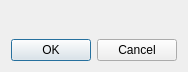
<ui version="4.0" >
 <comment>*********************************************************************
**
** Copyright (C) 2009 Nokia Corporation and/or its subsidiary(-ies).
** Contact: Nokia Corporation (qt-info@nokia.com)
**
** This file is part of the tools applications of the Qt Toolkit.
**
** $QT_BEGIN_LICENSE:LGPL$
** Commercial Usage
** Licensees holding valid Qt Commercial licenses may use this file in
** accordance with the Qt Commercial License Agreement provided with the
** Software or, alternatively, in accordance with the terms contained in
** a written agreement between you and Nokia.
**
** GNU Lesser General Public License Usage
** Alternatively, this file may be used under the terms of the GNU Lesser
** General Public License version 2.1 as published by the Free Software
** Foundation and appearing in the file LICENSE.LGPL included in the
** packaging of this file.  Please review the following information to
** ensure the GNU Lesser General Public License version 2.1 requirements
** will be met: http://www.gnu.org/licenses/old-licenses/lgpl-2.1.html.
**
** In addition, as a special exception, Nokia gives you certain
** additional rights. These rights are described in the Nokia Qt LGPL
** Exception version 1.0, included in the file LGPL_EXCEPTION.txt in this
** package.
**
** GNU General Public License Usage
** Alternatively, this file may be used under the terms of the GNU
** General Public License version 3.0 as published by the Free Software
** Foundation and appearing in the file LICENSE.GPL included in the
** packaging of this file.  Please review the following information to
** ensure the GNU General Public License version 3.0 requirements will be
** met: http://www.gnu.org/copyleft/gpl.html.
**
** If you are unsure which license is appropriate for your use, please
** contact the sales department at http://www.qtsoftware.com/contact.
** $QT_END_LICENSE$
**
*********************************************************************</comment>
 <class>QtGradientViewDialog</class>
 <widget class="QDialog" name="QtGradientViewDialog" >
  <property name="geometry" >
   <rect>
    <x>0</x>
    <y>0</y>
    <width>178</width>
    <height>72</height>
   </rect>
  </property>
  <property name="windowTitle" >
   <string>Select Gradient</string>
  </property>
  <layout class="QVBoxLayout" >
   <item>
    <widget class="QtGradientView" name="gradientView" >
     <property name="sizePolicy" >
      <sizepolicy vsizetype="MinimumExpanding" hsizetype="MinimumExpanding" >
       <horstretch>0</horstretch>
       <verstretch>0</verstretch>
      </sizepolicy>
     </property>
    </widget>
   </item>
   <item>
    <widget class="QDialogButtonBox" name="buttonBox" >
     <property name="orientation" >
      <enum>Qt::Horizontal</enum>
     </property>
     <property name="standardButtons" >
      <set>QDialogButtonBox::Cancel|QDialogButtonBox::Ok</set>
     </property>
    </widget>
   </item>
  </layout>
 </widget>
 <customwidgets>
  <customwidget>
   <class>QtGradientView</class>
   <extends>QFrame</extends>
   <header>qtgradientview.h</header>
   <container>1</container>
  </customwidget>
 </customwidgets>
 <resources/>
 <connections>
  <connection>
   <sender>buttonBox</sender>
   <signal>accepted()</signal>
   <receiver>QtGradientViewDialog</receiver>
   <slot>accept()</slot>
   <hints>
    <hint type="sourcelabel" >
     <x>72</x>
     <y>224</y>
    </hint>
    <hint type="destinationlabel" >
     <x>21</x>
     <y>243</y>
    </hint>
   </hints>
  </connection>
  <connection>
   <sender>buttonBox</sender>
   <signal>rejected()</signal>
   <receiver>QtGradientViewDialog</receiver>
   <slot>reject()</slot>
   <hints>
    <hint type="sourcelabel" >
     <x>168</x>
     <y>233</y>
    </hint>
    <hint type="destinationlabel" >
     <x>152</x>
     <y>251</y>
    </hint>
   </hints>
  </connection>
 </connections>
</ui>
